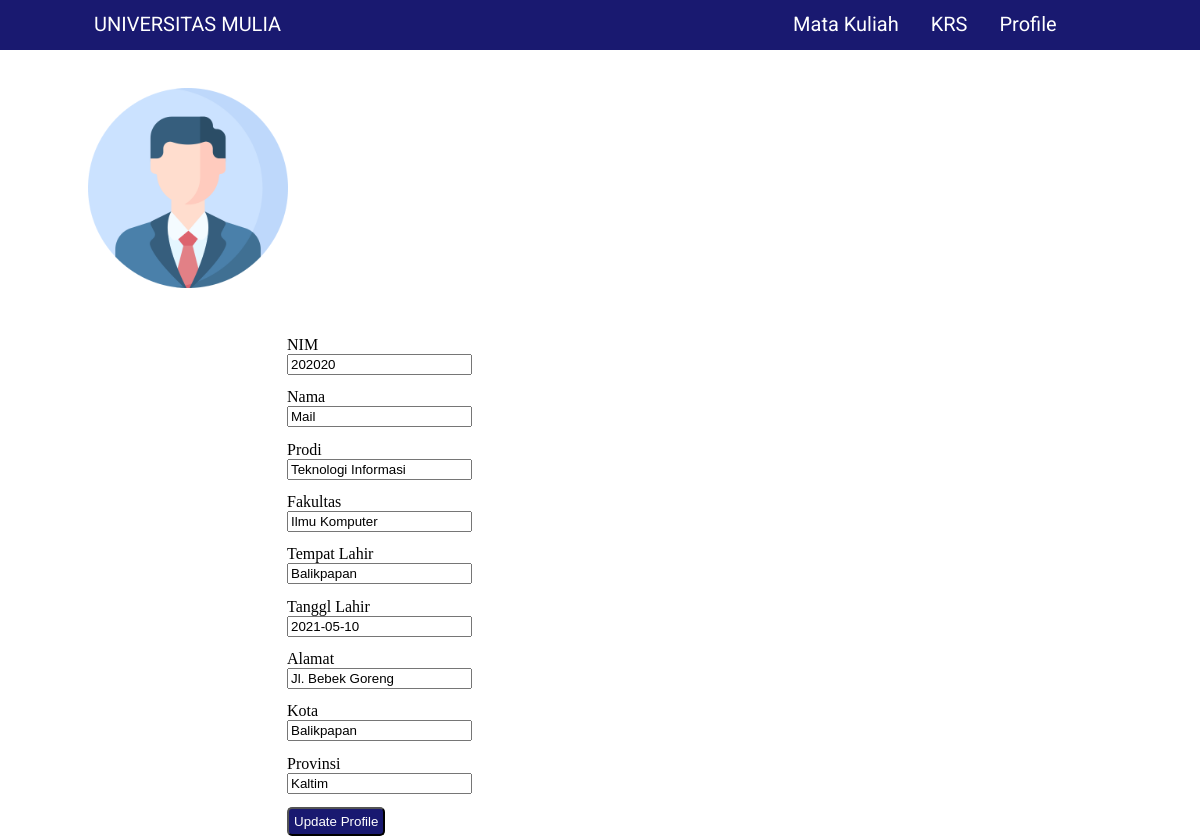
Page /profile.php (signed in) on the committed database.
### tables this page shows
CREATE TABLE `mahasiswa` (
  `nim` int(10) NOT NULL,
  `nama` varchar(45) NOT NULL,
  `prodi` varchar(45) NOT NULL,
  `fakultas` varchar(45) NOT NULL,
  `tmptlhr` varchar(45) NOT NULL,
  `tgllhr` date NOT NULL,
  `alamat` varchar(45) NOT NULL,
  `kota` varchar(45) NOT NULL,
  `provinsi` varchar(45) NOT NULL,
  `password` varchar(255) NOT NULL,
  `role` varchar(45) DEFAULT 'mahasiswa'
);

### profile.php (the view, shortened to what this page needs)
<?php
require "function.php";
$dataProfile = mysqli_query($conn, "SELECT * FROM mahasiswa WHERE nim = '$_SESSION[nim]'");
?>
<!DOCTYPE html>
<html lang="en">
<head>
    <link rel="stylesheet" href="css/profile.css">
</head>
<body>
    <div class="navbar">
        <ul>
            <li class="brand"><a href="dashboard.php">UNIVERSITAS MULIA</a></li>
            <li class="link"><a href="#beranda">Mata Kuliah</a></li>
            <li class="link"><a href="#berita">KRS</a></li>
            <li class="link"><a href="profile.php">Profile</a></li>
        </ul>
    </div>
    <div class="data">
        <div class="profile">
            <img src="img/profile.png" alt="">
        </div>
        <div class="data-diri">
            <?php
            while ($profile = mysqli_fetch_array($dataProfile)) {
            ?>
            <form method="POST" action="updateProfile.php">
                <label for="">NIM</label><br>
                <input type="text" readonly name="nim" value="<?= $profile["nim"] ?>"><br>
                <label for="">Nama</label><br>
                <input type="text" name="nama" value="<?= $profile["nama"] ?>"><br>
                <label for="">Prodi</label><br>
                <input type="text" name="prodi" value="<?= $profile["prodi"] ?>"><br>
                <label for="">Fakultas</label><br>
                <input type="text" name="fakultas" value="<?= $profile["fakultas"] ?>"><br>
                <label for="">Tempat Lahir</label><br>
                <input type="text" name="tmptlhr" value="<?= $profile["tmptlhr"] ?>"><br>
                <label for="">Tanggl Lahir</label><br>
                <input type="text" name="tgllhr" value="<?= $profile["tgllhr"] ?>"><br>
                <label for="">Alamat</label><br>
                <input type="text" name="alamat" value="<?= $profile["alamat"] ?>"><br>
                <label for="">Kota</label><br>
                <input type="text" name="kota" value="<?= $profile["kota"] ?>"><br>
                <label for="">Provinsi</label><br>
                <input type="text" name="provinsi" value="<?= $profile["provinsi"] ?>"><br>
                <button type="submit" name="submit" class="btn">Update Profile</button>
            </form>
            <?php } ?>
        </div>
    </div>
</body>
</html>

### css/profile.css (style rules this page uses)
.navbar ul { list-style-type: none; margin: 0; padding: 0; overflow: hidden; background-color: #191970; margin: -10px -10px; }
.navbar li { float: left; }
.navbar .brand { margin-right: 30em; margin-left: 5em; }
.navbar li a { display: block; color: white; text-align: center; padding: 14px 16px; text-decoration: none; font-family: "Roboto"; font-size: 20px; }
.profile img { margin-top: 3em; margin-left: 5em; height: 200px; float: left; }
.btn { background-color: #191970; color: white; padding: 5px; border-radius: 5px; text-decoration: none; }
.data-diri { float: right; margin-right: 45em; margin-top: 3em; }
.data-diri input { margin-bottom: 1em; }

### rows in the picture
mahasiswa: nim "202020", nama "Mail", prodi "Teknologi Informasi", fakultas "Ilmu Komputer", tmptlhr "Balikpapan", tgllhr "2021-05-10", alamat "Jl. Bebek Goreng", kota "Balikpapan", provinsi "Kaltim"
